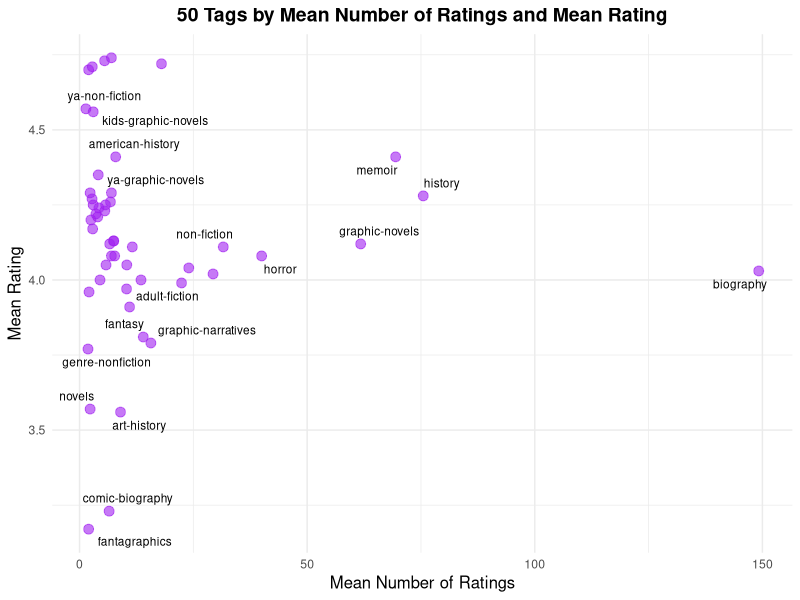

The R script that drew this image:
library(ggplot2)
library(ggrepel)

merged <- read.csv("Data/Tags/tag_merged.csv")
merged_top50 <- head(merged, 50)

p <- ggplot(merged_top50, aes(x = Mean_Number_of_Ratings, y = Mean_Rating)) +
  geom_point(color = "purple", alpha = 0.6, size = 3) +  # 绘制散点
  geom_text_repel(aes(label = Tag),  # 使用geom_text_repel自动调整标签位置
                  size = 3,
                  box.padding = 0.35,  # 文字与点之间的距离
                  point.padding = 0.3,  # 点与标签之间的距离
                  segment.color = 'grey50',  # 连接线的颜色
                  max.overlaps = 5) +  # 允许的最大重叠数
  theme_minimal() +  # 设置最小主题
  labs(
    title = "50 Tags by Mean Number of Ratings and Mean Rating",
    x = "Mean Number of Ratings",
    y = "Mean Rating"
  ) +
  theme(
    plot.title = element_text(hjust = 0.5, size = 14, face = "bold"),  # 设置标题样式
    axis.title = element_text(size = 12)
  )

p2 <- ggplot(merged_top50, aes(x = Number_of_Ratings, y = Mean_Rating)) +
  geom_point(color = "purple", alpha = 0.6, size = 3) +  # 绘制散点
  geom_text_repel(aes(label = Tag),  # 使用geom_text_repel自动调整标签位置
                  size = 3,
                  box.padding = 0.35,  # 文字与点之间的距离
                  point.padding = 0.3,  # 点与标签之间的距离
                  segment.color = 'grey50',  # 连接线的颜色
                  max.overlaps = 5) +  # 允许的最大重叠数
  theme_minimal() +  # 设置最小主题
  labs(
    title = "50 Tags by Mean Number of Ratings and Mean Rating",
    x = "Mean Number of Ratings",
    y = "Mean Rating"
  ) +
  theme(
    plot.title = element_text(hjust = 0.5, size = 14, face = "bold"),  # 设置标题样式
    axis.title = element_text(size = 12)
  )

merged_top50$Number_of_Ratings_Z <- scale(merged_top50$Number_of_Ratings)
median_value <- median(merged_top50$Number_of_Ratings)
iqr_value <- IQR(merged_top50$Number_of_Ratings)
merged_top50$Number_of_Ratings_Robust <- (merged_top50$Number_of_Ratings-median_value)/iqr_value

ggsave(p, filename ="TagsbyMeanNumberofRatingsandMeanRating.png", width = 10, height = 8, dpi = 300)
